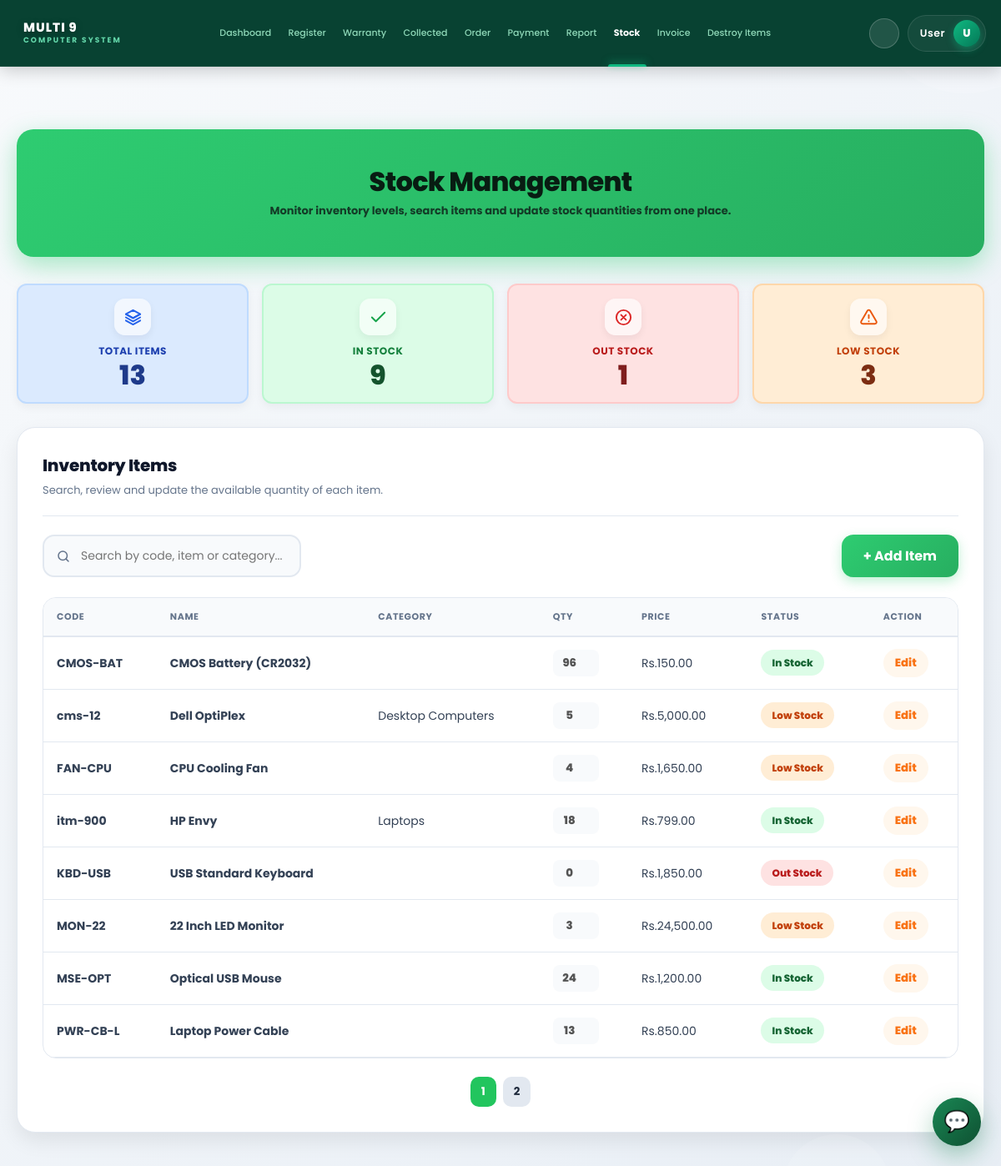
Before: /stock.php with the older database file.
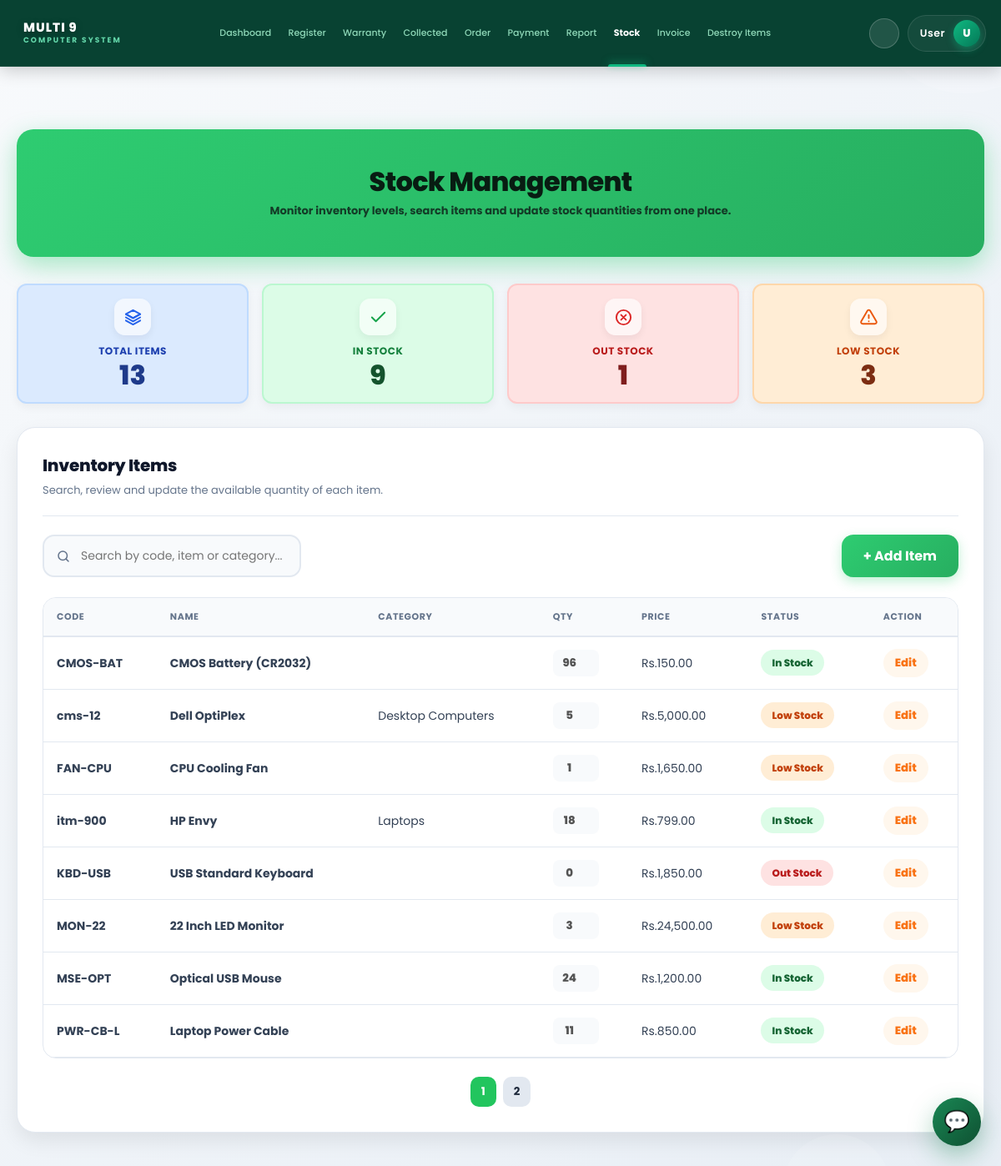
After: the same page with the newer database file.
### tables this page shows
CREATE TABLE `stock` (
  `item_code` varchar(50) NOT NULL,
  `item_name` varchar(100) NOT NULL,
  `category_id` int(11) DEFAULT NULL,
  `quantity` int(11) DEFAULT 0,
  `unit_price` decimal(10,2) DEFAULT NULL,
  `status` varchar(20) DEFAULT NULL
);

### stock.php (the view, shortened to what the changed rows need)
<?php
include 'db_config.php';
include 'navbar.php';
$totalItems = $conn->query("SELECT COUNT(*) total FROM stock")->fetch_assoc()['total'];
$inStock = $conn->query("SELECT COUNT(*) total FROM stock WHERE quantity > 5")->fetch_assoc()['total'];
$outStock = $conn->query("SELECT COUNT(*) total FROM stock WHERE quantity = 0")->fetch_assoc()['total'];
$lowStock = $conn->query("SELECT COUNT(*) total FROM stock WHERE quantity > 0 AND quantity <= 5")->fetch_assoc()['total'];
$stocks = $conn->query("
    SELECT s.*, c.category_name
    FROM stock s
    LEFT JOIN category c ON s.category_id = c.category_id
");
?>
<!DOCTYPE html>
<html lang="en">
<head>
</head>
<body>
<div class="page-container">
    <section class="stock-header">
        <h1 style="font-size: 32px; font-weight: 800; margin-bottom: 8px;">Stock Management</h1>
    </section>
    <div class="cards">
        <div class="card total" onclick="showAll()">
            <h1><?= $totalItems ?></h1>
        </div>
        <div class="card in" onclick="filterIn()">
            <h1><?= $inStock ?></h1>
        </div>
        <div class="card out" onclick="filterOut()">
            <h1><?= $outStock ?></h1>
        </div>
        <div class="card low" onclick="filterLow()">
            <h1><?= $lowStock ?></h1>
        </div>
    </div>
    <div class="content-box">
        <div class="content-heading">
            <div>
                <h2>Inventory Items</h2>
            </div>
        </div>
        <div class="table-box">
            <table>
                <thead>
                    <tr>
                        <th>Code</th>
                        <th>Name</th>
                        <th>Category</th>
                        <th>Qty</th>
                        <th>Price</th>
                        <th>Status</th>
                        <th>Action</th>
                    </tr>
                </thead>
                <tbody id="tableBody">
                <?php
                while($r = $stocks->fetch_assoc()) {
                    if ($r['quantity'] == 0) {
                        $st = "Out Stock";
                        $cl = "out-stock";
                    } elseif ($r['quantity'] <= 5) {
                        $st = "Low Stock";
                        $cl = "low-stock";
                    } else {
                        $st = "In Stock";
                        $cl = "in-stock";
                    }
                ?>
                    <tr>
                        <td data-label="Code"><strong><?= $r['item_code'] ?></strong></td>
                        <td data-label="Item Name"><strong><?= $r['item_name'] ?></strong></td>
                        <td data-label="Category"><?= $r['category_name'] ?></td>
                        <td data-label="Quantity">
                            <input type="number" class="qty-input" value="<?= $r['quantity'] ?>" disabled>
                        </td>
                        <td data-label="Unit Price">Rs.<?= number_format($r['unit_price'], 2) ?></td>
                        <td data-label="Status"><span class="status <?= $cl ?>"><?= $st ?></span></td>
                        <td data-label="Action">
                            <button class="edit-btn" onclick="toggleEdit(this)">Edit</button>
                        </td>
                    </tr>
                <?php } ?>
                </tbody>
            </table>
        </div>
    </div>
</div>
</body>
</html>

Changed rows visible on the page:
changed stock "FAN-CPU": quantity "4" → "1"
changed stock "PWR-CB-L": quantity "13" → "11"
